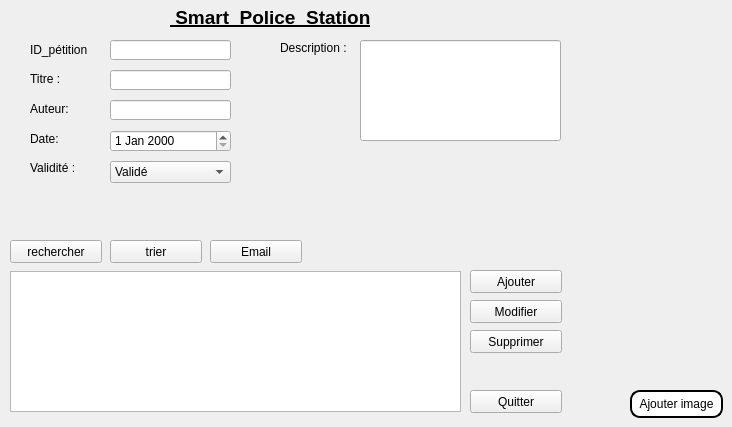
      <widget class="QWidget" name="widget">
       <attribute name="icon">
        <iconset>
         <normaloff>../../../Downloads/téléchargement.png</normaloff>../../../Downloads/téléchargement.png</iconset>
       </attribute>
       <attribute name="title">
        <string>Pétition</string>
       </attribute>
       <widget class="QPushButton" name="ajouterimage">
        <property name="geometry">
         <rect>
          <x>630</x>
          <y>390</y>
          <width>93</width>
          <height>28</height>
         </rect>
        </property>
        <property name="styleSheet">
         <string notr="true">background-color:white; 
color:black; 
border-style:outset ; 
border-width:2px ; 
border-radius:10px;</string>
        </property>
        <property name="text">
         <string>Ajouter image</string>
        </property>
        <property name="default">
         <bool>false</bool>
        </property>
       </widget>
       <widget class="QLabel" name="policou_2">
        <property name="geometry">
         <rect>
          <x>170</x>
          <y>0</y>
          <width>351</width>
          <height>35</height>
         </rect>
        </property>
        <property name="sizePolicy">
         <sizepolicy hsizetype="Preferred" vsizetype="Maximum">
          <horstretch>0</horstretch>
          <verstretch>0</verstretch>
         </sizepolicy>
        </property>
        <property name="font">
         <font>
          <family>Arial</family>
          <pointsize>14</pointsize>
          <weight>75</weight>
          <bold>true</bold>
          <underline>true</underline>
         </font>
        </property>
        <property name="text">
         <string> Smart  Police  Station</string>
        </property>
        <property name="textFormat">
         <enum>Qt::PlainText</enum>
        </property>
       </widget>
       <widget class="QLabel" name="label_4">
        <property name="geometry">
         <rect>
          <x>30</x>
          <y>42</y>
          <width>81</width>
          <height>16</height>
         </rect>
        </property>
        <property name="text">
         <string>ID_pétition</string>
        </property>
       </widget>
       <widget class="QLabel" name="label_5">
        <property name="geometry">
         <rect>
          <x>30</x>
          <y>72</y>
          <width>47</width>
          <height>13</height>
         </rect>
        </property>
        <property name="text">
         <string>Titre :</string>
        </property>
       </widget>
       <widget class="QLabel" name="label_8">
        <property name="geometry">
         <rect>
          <x>30</x>
          <y>102</y>
          <width>47</width>
          <height>13</height>
         </rect>
        </property>
        <property name="text">
         <string>Auteur:</string>
        </property>
       </widget>
       <widget class="QLabel" name="label_11">
        <property name="geometry">
         <rect>
          <x>30</x>
          <y>132</y>
          <width>47</width>
          <height>13</height>
         </rect>
        </property>
        <property name="text">
         <string>Date:</string>
        </property>
       </widget>
       <widget class="QLineEdit" name="lineEdit_3">
        <property name="geometry">
         <rect>
          <x>110</x>
          <y>40</y>
          <width>121</width>
          <height>20</height>
         </rect>
        </property>
       </widget>
       <widget class="QLineEdit" name="lineEdit_6">
        <property name="geometry">
         <rect>
          <x>110</x>
          <y>70</y>
          <width>121</width>
          <height>20</height>
         </rect>
        </property>
       </widget>
       <widget class="QLineEdit" name="lineEdit_8">
        <property name="geometry">
         <rect>
          <x>110</x>
          <y>100</y>
          <width>121</width>
          <height>20</height>
         </rect>
        </property>
       </widget>
       <widget class="QDateEdit" name="dateEdit">
        <property name="geometry">
         <rect>
          <x>110</x>
          <y>130</y>
          <width>121</width>
          <height>22</height>
         </rect>
        </property>
       </widget>
       <widget class="QLabel" name="label_12">
        <property name="geometry">
         <rect>
          <x>280</x>
          <y>40</y>
          <width>81</width>
          <height>16</height>
         </rect>
        </property>
        <property name="text">
         <string>Description :</string>
        </property>
       </widget>
       <widget class="QLineEdit" name="lineEdit_9">
        <property name="geometry">
         <rect>
          <x>360</x>
          <y>40</y>
          <width>201</width>
          <height>101</height>
         </rect>
        </property>
       </widget>
       <widget class="QComboBox" name="comboBox">
        <property name="geometry">
         <rect>
          <x>110</x>
          <y>161</y>
          <width>121</width>
          <height>22</height>
         </rect>
        </property>
        <item>
         <property name="text">
          <string>Validé</string>
         </property>
        </item>
        <item>
         <property name="text">
          <string>Non validé</string>
         </property>
        </item>
       </widget>
       <widget class="QLabel" name="label_23">
        <property name="geometry">
         <rect>
          <x>30</x>
          <y>160</y>
          <width>51</width>
          <height>16</height>
         </rect>
        </property>
        <property name="text">
         <string>Validité :</string>
        </property>
       </widget>
       <widget class="QTableView" name="tableView">
        <property name="geometry">
         <rect>
          <x>10</x>
          <y>271</y>
          <width>451</width>
          <height>141</height>
         </rect>
        </property>
       </widget>
       <widget class="QPushButton" name="pushButton_31">
        <property name="geometry">
         <rect>
          <x>470</x>
          <y>270</y>
          <width>92</width>
          <height>23</height>
         </rect>
        </property>
        <property name="text">
         <string>Ajouter</string>
        </property>
       </widget>
       <widget class="QPushButton" name="pushButton_26">
        <property name="geometry">
         <rect>
          <x>470</x>
          <y>390</y>
          <width>92</width>
          <height>23</height>
         </rect>
        </property>
        <property name="text">
         <string>Quitter</string>
        </property>
       </widget>
       <widget class="QPushButton" name="pushButton_27">
        <property name="geometry">
         <rect>
          <x>470</x>
          <y>300</y>
          <width>92</width>
          <height>23</height>
         </rect>
        </property>
        <property name="text">
         <string>Modifier</string>
        </property>
       </widget>
       <widget class="QPushButton" name="pushButton_25">
        <property name="geometry">
         <rect>
          <x>470</x>
          <y>330</y>
          <width>92</width>
          <height>23</height>
         </rect>
        </property>
        <property name="text">
         <string>Supprimer</string>
        </property>
       </widget>
       <widget class="QPushButton" name="pushButton_28">
        <property name="geometry">
         <rect>
          <x>10</x>
          <y>240</y>
          <width>92</width>
          <height>23</height>
         </rect>
        </property>
        <property name="text">
         <string>rechercher</string>
        </property>
       </widget>
       <widget class="QPushButton" name="pushButton_29">
        <property name="geometry">
         <rect>
          <x>110</x>
          <y>240</y>
          <width>92</width>
          <height>23</height>
         </rect>
        </property>
        <property name="text">
         <string>trier</string>
        </property>
       </widget>
       <widget class="QPushButton" name="pushButton_33">
        <property name="geometry">
         <rect>
          <x>210</x>
          <y>240</y>
          <width>92</width>
          <height>23</height>
         </rect>
        </property>
        <property name="text">
         <string>Email</string>
        </property>
       </widget>
      </widget>
